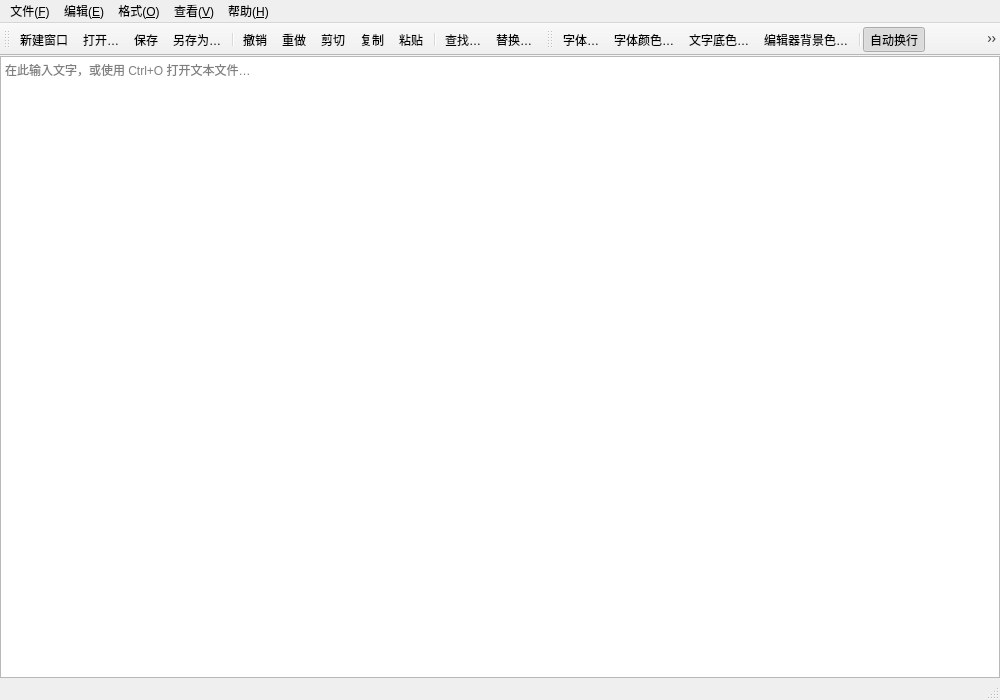
<?xml version='1.0' encoding='utf-8'?>
<ui version="4.0">
 <class>MainWindow</class>
 <widget class="QMainWindow" name="MainWindow">
  <property name="geometry">
   <rect>
    <x>0</x>
    <y>0</y>
    <width>1000</width>
    <height>700</height>
   </rect>
  </property>
  <property name="windowTitle">
   <string>简单文本编辑器</string>
  </property>
  <widget class="QWidget" name="centralwidget">
   <layout class="QVBoxLayout" name="editorLayout">
    <property name="leftMargin">
     <number>0</number>
    </property>
    <property name="topMargin">
     <number>0</number>
    </property>
    <property name="rightMargin">
     <number>0</number>
    </property>
    <property name="bottomMargin">
     <number>0</number>
    </property>
    <property name="spacing">
     <number>0</number>
    </property>
    <item>
     <widget class="CodeEditor" name="editor">
      <property name="placeholderText">
       <string>在此输入文字，或使用 Ctrl+O 打开文本文件…</string>
      </property>
     </widget>
    </item>
   </layout>
  </widget>
  <widget class="QMenuBar" name="menubar">
   <widget class="QMenu" name="menuFile">
    <property name="title">
     <string>文件(&amp;F)</string>
    </property>
    <addaction name="actionNew" />
    <addaction name="actionOpen" />
    <addaction name="actionSave" />
    <addaction name="actionSaveAs" />
    <addaction name="separator" />
    <addaction name="actionRecovery" />
    <addaction name="separator" />
    <addaction name="actionClose" />
    <addaction name="actionExit" />
   </widget>
   <addaction name="menuFile" />
   <widget class="QMenu" name="menuEdit">
    <property name="title">
     <string>编辑(&amp;E)</string>
    </property>
    <addaction name="actionUndo" />
    <addaction name="actionRedo" />
    <addaction name="separator" />
    <addaction name="actionCut" />
    <addaction name="actionCopy" />
    <addaction name="actionPaste" />
    <addaction name="actionSelectAll" />
    <addaction name="separator" />
    <addaction name="actionFind" />
    <addaction name="actionReplace" />
    <addaction name="actionFindNext" />
    <addaction name="actionFindPrevious" />
   </widget>
   <addaction name="menuEdit" />
   <widget class="QMenu" name="menuFormat">
    <property name="title">
     <string>格式(&amp;O)</string>
    </property>
    <addaction name="actionFont" />
    <addaction name="actionFontColor" />
    <addaction name="actionTextBackground" />
    <addaction name="actionBackground" />
    <addaction name="separator" />
    <addaction name="actionWrap" />
    <addaction name="actionLineNumbers" />
   </widget>
   <addaction name="menuFormat" />
   <widget class="QMenu" name="menuView">
    <property name="title">
     <string>查看(&amp;V)</string>
    </property>
    <addaction name="actionToolbar" />
    <addaction name="actionStatusbar" />
    <addaction name="actionAutoSave" />
   </widget>
   <addaction name="menuView" />
   <widget class="QMenu" name="menuHelp">
    <property name="title">
     <string>帮助(&amp;H)</string>
    </property>
    <addaction name="actionAbout" />
   </widget>
   <addaction name="menuHelp" />
  </widget>
  <widget class="QToolBar" name="fileToolbar">
   <property name="windowTitle">
    <string>文件与编辑</string>
   </property>
   <attribute name="toolBarArea">
    <enum>TopToolBarArea</enum>
   </attribute>
   <attribute name="toolBarBreak">
    <bool>false</bool>
   </attribute>
   <addaction name="actionNew" />
   <addaction name="actionOpen" />
   <addaction name="actionSave" />
   <addaction name="actionSaveAs" />
   <addaction name="separator" />
   <addaction name="actionUndo" />
   <addaction name="actionRedo" />
   <addaction name="actionCut" />
   <addaction name="actionCopy" />
   <addaction name="actionPaste" />
   <addaction name="separator" />
   <addaction name="actionFind" />
   <addaction name="actionReplace" />
  </widget>
  <widget class="QToolBar" name="formatToolbar">
   <property name="windowTitle">
    <string>格式与视图</string>
   </property>
   <attribute name="toolBarArea">
    <enum>TopToolBarArea</enum>
   </attribute>
   <attribute name="toolBarBreak">
    <bool>false</bool>
   </attribute>
   <addaction name="actionFont" />
   <addaction name="actionFontColor" />
   <addaction name="actionTextBackground" />
   <addaction name="actionBackground" />
   <addaction name="separator" />
   <addaction name="actionWrap" />
   <addaction name="actionLineNumbers" />
   <addaction name="actionAbout" />
  </widget>
  <widget class="QStatusBar" name="statusbar" />
  <action name="actionNew">
   <property name="text">
    <string>新建窗口</string>
   </property>
   <property name="toolTip">
    <string>新建窗口 (Ctrl+N)</string>
   </property>
   <property name="shortcut">
    <string>Ctrl+N</string>
   </property>
   <property name="icon">
    <iconset resource="resources.qrc">
     <normaloff>:/icons/new.svg</normaloff>
    </iconset>
   </property>
  </action>
  <action name="actionOpen">
   <property name="text">
    <string>打开…</string>
   </property>
   <property name="toolTip">
    <string>打开… (Ctrl+O)</string>
   </property>
   <property name="shortcut">
    <string>Ctrl+O</string>
   </property>
   <property name="icon">
    <iconset resource="resources.qrc">
     <normaloff>:/icons/open.svg</normaloff>
    </iconset>
   </property>
  </action>
  <action name="actionSave">
   <property name="text">
    <string>保存</string>
   </property>
   <property name="toolTip">
    <string>保存 (Ctrl+S)</string>
   </property>
   <property name="shortcut">
    <string>Ctrl+S</string>
   </property>
   <property name="icon">
    <iconset resource="resources.qrc">
     <normaloff>:/icons/save.svg</normaloff>
    </iconset>
   </property>
  </action>
  <action name="actionSaveAs">
   <property name="text">
    <string>另存为…</string>
   </property>
   <property name="toolTip">
    <string>另存为… (Ctrl+Shift+S)</string>
   </property>
   <property name="shortcut">
    <string>Ctrl+Shift+S</string>
   </property>
   <property name="icon">
    <iconset resource="resources.qrc">
     <normaloff>:/icons/saveas.svg</normaloff>
    </iconset>
   </property>
  </action>
  <action name="actionClose">
   <property name="text">
    <string>关闭窗口</string>
   </property>
   <property name="toolTip">
    <string>关闭窗口 (Ctrl+W)</string>
   </property>
   <property name="shortcut">
    <string>Ctrl+W</string>
   </property>
   <property name="icon">
    <iconset resource="resources.qrc">
     <normaloff>:/icons/close.svg</normaloff>
    </iconset>
   </property>
  </action>
  <action name="actionExit">
   <property name="text">
    <string>退出全部</string>
   </property>
   <property name="toolTip">
    <string>退出全部 (Ctrl+Q)</string>
   </property>
   <property name="shortcut">
    <string>Ctrl+Q</string>
   </property>
   <property name="icon">
    <iconset resource="resources.qrc">
     <normaloff>:/icons/close.svg</normaloff>
    </iconset>
   </property>
  </action>
  <action name="actionUndo">
   <property name="text">
    <string>撤销</string>
   </property>
   <property name="toolTip">
    <string>撤销 (Ctrl+Z)</string>
   </property>
   <property name="shortcut">
    <string>Ctrl+Z</string>
   </property>
   <property name="icon">
    <iconset resource="resources.qrc">
     <normaloff>:/icons/undo.svg</normaloff>
    </iconset>
   </property>
  </action>
  <action name="actionRedo">
   <property name="text">
    <string>重做</string>
   </property>
   <property name="toolTip">
    <string>重做 (Ctrl+Shift+Z)</string>
   </property>
   <property name="shortcut">
    <string>Ctrl+Shift+Z</string>
   </property>
   <property name="icon">
    <iconset resource="resources.qrc">
     <normaloff>:/icons/redo.svg</normaloff>
    </iconset>
   </property>
  </action>
  <action name="actionCut">
   <property name="text">
    <string>剪切</string>
   </property>
   <property name="toolTip">
    <string>剪切 (Ctrl+X)</string>
   </property>
   <property name="shortcut">
    <string>Ctrl+X</string>
   </property>
   <property name="icon">
    <iconset resource="resources.qrc">
     <normaloff>:/icons/cut.svg</normaloff>
    </iconset>
   </property>
  </action>
  <action name="actionCopy">
   <property name="text">
    <string>复制</string>
   </property>
   <property name="toolTip">
    <string>复制 (Ctrl+C)</string>
   </property>
   <property name="shortcut">
    <string>Ctrl+C</string>
   </property>
   <property name="icon">
    <iconset resource="resources.qrc">
     <normaloff>:/icons/copy.svg</normaloff>
    </iconset>
   </property>
  </action>
  <action name="actionPaste">
   <property name="text">
    <string>粘贴</string>
   </property>
   <property name="toolTip">
    <string>粘贴 (Ctrl+V)</string>
   </property>
   <property name="shortcut">
    <string>Ctrl+V</string>
   </property>
   <property name="icon">
    <iconset resource="resources.qrc">
     <normaloff>:/icons/paste.svg</normaloff>
    </iconset>
   </property>
  </action>
  <action name="actionSelectAll">
   <property name="text">
    <string>全选</string>
   </property>
   <property name="toolTip">
    <string>全选 (Ctrl+A)</string>
   </property>
   <property name="shortcut">
    <string>Ctrl+A</string>
   </property>
   <property name="icon">
    <iconset resource="resources.qrc">
     <normaloff>:/icons/selectall.svg</normaloff>
    </iconset>
   </property>
  </action>
  <action name="actionFind">
   <property name="text">
    <string>查找…</string>
   </property>
   <property name="toolTip">
    <string>查找… (Ctrl+F)</string>
   </property>
   <property name="shortcut">
    <string>Ctrl+F</string>
   </property>
   <property name="icon">
    <iconset resource="resources.qrc">
     <normaloff>:/icons/find.svg</normaloff>
    </iconset>
   </property>
  </action>
  <action name="actionReplace">
   <property name="text">
    <string>替换…</string>
   </property>
   <property name="toolTip">
    <string>替换… (Ctrl+H)</string>
   </property>
   <property name="shortcut">
    <string>Ctrl+H</string>
   </property>
   <property name="icon">
    <iconset resource="resources.qrc">
     <normaloff>:/icons/replace.svg</normaloff>
    </iconset>
   </property>
  </action>
  <action name="actionFindNext">
   <property name="text">
    <string>查找下一个</string>
   </property>
   <property name="toolTip">
    <string>查找下一个 (F3)</string>
   </property>
   <property name="shortcut">
    <string>F3</string>
   </property>
   <property name="icon">
    <iconset resource="resources.qrc">
     <normaloff>:/icons/find.svg</normaloff>
    </iconset>
   </property>
  </action>
  <action name="actionFindPrevious">
   <property name="text">
    <string>查找上一个</string>
   </property>
   <property name="toolTip">
    <string>查找上一个 (Shift+F3)</string>
   </property>
   <property name="shortcut">
    <string>Shift+F3</string>
   </property>
   <property name="icon">
    <iconset resource="resources.qrc">
     <normaloff>:/icons/find.svg</normaloff>
    </iconset>
   </property>
  </action>
  <action name="actionFont">
   <property name="text">
    <string>字体…</string>
   </property>
   <property name="toolTip">
    <string>字体…</string>
   </property>
   <property name="icon">
    <iconset resource="resources.qrc">
     <normaloff>:/icons/font.svg</normaloff>
    </iconset>
   </property>
  </action>
  <action name="actionFontColor">
   <property name="text">
    <string>字体颜色…</string>
   </property>
   <property name="toolTip">
    <string>字体颜色…</string>
   </property>
   <property name="icon">
    <iconset resource="resources.qrc">
     <normaloff>:/icons/font.svg</normaloff>
    </iconset>
   </property>
  </action>
  <action name="actionTextBackground">
   <property name="text">
    <string>文字底色…</string>
   </property>
   <property name="toolTip">
    <string>文字底色…</string>
   </property>
   <property name="icon">
    <iconset resource="resources.qrc">
     <normaloff>:/icons/color.svg</normaloff>
    </iconset>
   </property>
  </action>
  <action name="actionBackground">
   <property name="text">
    <string>编辑器背景色…</string>
   </property>
   <property name="toolTip">
    <string>编辑器背景色…</string>
   </property>
   <property name="icon">
    <iconset resource="resources.qrc">
     <normaloff>:/icons/color.svg</normaloff>
    </iconset>
   </property>
  </action>
  <action name="actionWrap">
   <property name="text">
    <string>自动换行</string>
   </property>
   <property name="toolTip">
    <string>自动换行</string>
   </property>
   <property name="checkable">
    <bool>true</bool>
   </property>
   <property name="checked">
    <bool>true</bool>
   </property>
   <property name="icon">
    <iconset resource="resources.qrc">
     <normaloff>:/icons/wrap.svg</normaloff>
    </iconset>
   </property>
  </action>
  <action name="actionLineNumbers">
   <property name="text">
    <string>显示行号</string>
   </property>
   <property name="toolTip">
    <string>显示行号 (Ctrl+L)</string>
   </property>
   <property name="shortcut">
    <string>Ctrl+L</string>
   </property>
   <property name="checkable">
    <bool>true</bool>
   </property>
   <property name="checked">
    <bool>true</bool>
   </property>
   <property name="icon">
    <iconset resource="resources.qrc">
     <normaloff>:/icons/numbers.svg</normaloff>
    </iconset>
   </property>
  </action>
  <action name="actionToolbar">
   <property name="text">
    <string>工具栏</string>
   </property>
   <property name="toolTip">
    <string>工具栏</string>
   </property>
   <property name="checkable">
    <bool>true</bool>
   </property>
   <property name="checked">
    <bool>true</bool>
   </property>
   <property name="icon">
    <iconset resource="resources.qrc">
     <normaloff>:/icons/toolbar.svg</normaloff>
    </iconset>
   </property>
  </action>
  <action name="actionStatusbar">
   <property name="text">
    <string>状态栏</string>
   </property>
   <property name="toolTip">
    <string>状态栏</string>
   </property>
   <property name="checkable">
    <bool>true</bool>
   </property>
   <property name="checked">
    <bool>true</bool>
   </property>
   <property name="icon">
    <iconset resource="resources.qrc">
     <normaloff>:/icons/status.svg</normaloff>
    </iconset>
   </property>
  </action>
  <action name="actionAutoSave">
   <property name="text">
    <string>60秒自动备份</string>
   </property>
   <property name="toolTip">
    <string>60秒自动备份</string>
   </property>
   <property name="checkable">
    <bool>true</bool>
   </property>
   <property name="checked">
    <bool>true</bool>
   </property>
   <property name="icon">
    <iconset resource="resources.qrc">
     <normaloff>:/icons/save.svg</normaloff>
    </iconset>
   </property>
  </action>
  <action name="actionRecovery">
   <property name="text">
    <string>恢复自动备份…</string>
   </property>
   <property name="toolTip">
    <string>恢复自动备份…</string>
   </property>
   <property name="icon">
    <iconset resource="resources.qrc">
     <normaloff>:/icons/open.svg</normaloff>
    </iconset>
   </property>
  </action>
  <action name="actionAbout">
   <property name="text">
    <string>关于…</string>
   </property>
   <property name="toolTip">
    <string>关于…</string>
   </property>
   <property name="icon">
    <iconset resource="resources.qrc">
     <normaloff>:/icons/about.svg</normaloff>
    </iconset>
   </property>
  </action>
 </widget>
 <customwidgets>
  <customwidget>
   <class>CodeEditor</class>
   <extends>QPlainTextEdit</extends>
   <header>codeeditor.h</header>
  </customwidget>
 </customwidgets>
 <resources>
  <include location="resources.qrc" />
 </resources>
 <connections />
</ui>
